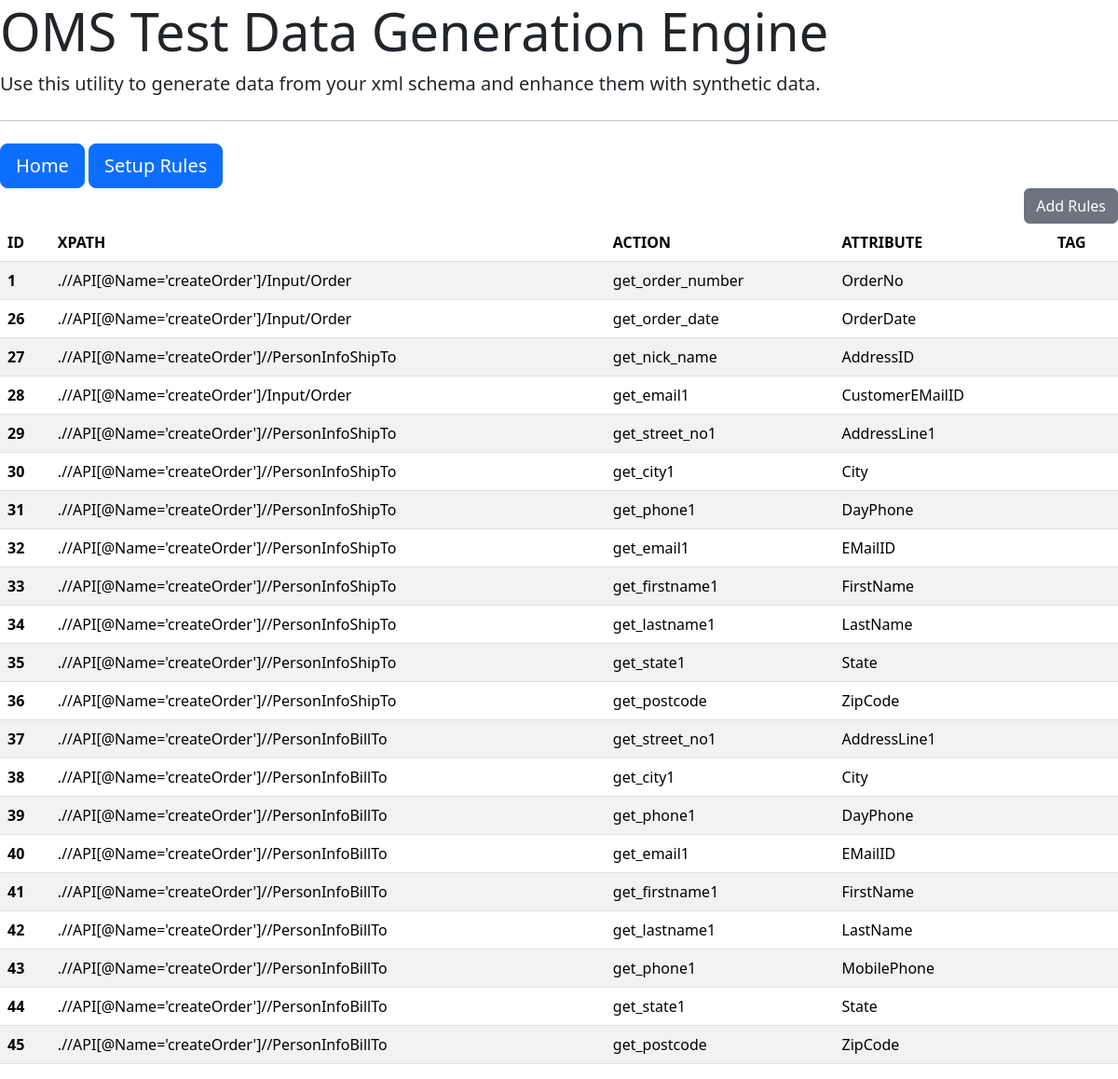
The app's page /rules with its own data.
### tables this page shows
CREATE TABLE rules_table 
(id INTEGER PRIMARY KEY AUTOINCREMENT,
xpath TEXT,
action TEXT,
attribute TEXT,
tag TEXT
);

### app.py (the view)
@app.route("/rules", methods=["GET", "POST"])
def rules():
    rules_data = query_db()
    return render_template("rules.html", rules_data=rules_data)

### app.py (called while the page is built)
def query_db():
    connie = sqlite3.connect(db_locale)
    c = connie.cursor()
    c.execute("""
    SELECT * FROM rules_table
    """)
    r_data = c.fetchall()
    return r_data

### templates/rules.html
{% extends "base.html" %}
{% block content %}
<div class="d-grid gap-2 d-md-flex justify-content-md-end">
     <a class="btn btn-secondary" href="{{url_for('add_rules')}}" role="button">Add Rules</a>
</div>
<table class="table table-striped">
    <thead>
    <tr>
        <th scope="col">ID</th>
        <th scope="col">XPATH</th>
        <th scope="col">ACTION</th>
        <th scope="col">ATTRIBUTE</th>
        <th scope="col">TAG</th>
    </tr>
    </thead>
    <tbody>
    {% for r in rules_data %}
    <tr>
        <th scope="row">{{ r[0] }}</th>
        <td>{{ r[1] }}</td>
        <td>{{ r[2] }}</td>
        <td>{{ r[3] }}</td>
        <td>{{ r[4] }}</td>
    </tr>
    {% endfor %}
    </tbody>
</table>
{% endblock %}

### templates/base.html (shortened to what this page needs)
<!doctype html>
<html lang="en">
<head>
    <link href="https://cdn.jsdelivr.net/npm/bootstrap@5.3.2/dist/css/bootstrap.min.css" rel="stylesheet"
>
</head>
<body>
<div class="jumbotron">
    <h1 class="display-4">OMS Test Data Generation Engine</h1>
    <p class="lead">Use this utility to generate data from your xml schema and enhance them with synthetic data.</p>
    <hr class="my-4">
    <a class="btn btn-primary btn-lg" href="{{url_for('home')}}" role="button">Home</a>
    <a class="btn btn-primary btn-lg" href="{{url_for('rules')}}" role="button">Setup Rules</a>
</div>
<main>
    {% block content %}
    {% endblock %}
</main>
</body>
</html>

### records on screen
rules_table: id "1", xpath ".//API[@Name='createOrder']/Input/Order", action "get_order_number", attribute "OrderNo"
rules_table: id "26", xpath ".//API[@Name='createOrder']/Input/Order", action "get_order_date", attribute "OrderDate"
rules_table: id "27", xpath ".//API[@Name='createOrder']//PersonInfoShipTo", action "get_nick_name", attribute "AddressID"
rules_table: id "28", xpath ".//API[@Name='createOrder']/Input/Order", action "get_email1", attribute "CustomerEMailID"
rules_table: id "29", xpath ".//API[@Name='createOrder']//PersonInfoShipTo", action "get_street_no1", attribute "AddressLine1"
rules_table: id "30", xpath ".//API[@Name='createOrder']//PersonInfoShipTo", action "get_city1", attribute "City"
rules_table: id "31", xpath ".//API[@Name='createOrder']//PersonInfoShipTo", action "get_phone1", attribute "DayPhone"
rules_table: id "32", xpath ".//API[@Name='createOrder']//PersonInfoShipTo", action "get_email1", attribute "EMailID"
rules_table: id "33", xpath ".//API[@Name='createOrder']//PersonInfoShipTo", action "get_firstname1", attribute "FirstName"
rules_table: id "34", xpath ".//API[@Name='createOrder']//PersonInfoShipTo", action "get_lastname1", attribute "LastName"
rules_table: id "35", xpath ".//API[@Name='createOrder']//PersonInfoShipTo", action "get_state1", attribute "State"
rules_table: id "36", xpath ".//API[@Name='createOrder']//PersonInfoShipTo", action "get_postcode", attribute "ZipCode"
rules_table: id "37", xpath ".//API[@Name='createOrder']//PersonInfoBillTo", action "get_street_no1", attribute "AddressLine1"
rules_table: id "38", xpath ".//API[@Name='createOrder']//PersonInfoBillTo", action "get_city1", attribute "City"
rules_table: id "39", xpath ".//API[@Name='createOrder']//PersonInfoBillTo", action "get_phone1", attribute "DayPhone"
rules_table: id "40", xpath ".//API[@Name='createOrder']//PersonInfoBillTo", action "get_email1", attribute "EMailID"
rules_table: id "41", xpath ".//API[@Name='createOrder']//PersonInfoBillTo", action "get_firstname1", attribute "FirstName"
rules_table: id "42", xpath ".//API[@Name='createOrder']//PersonInfoBillTo", action "get_lastname1", attribute "LastName"
rules_table: id "43", xpath ".//API[@Name='createOrder']//PersonInfoBillTo", action "get_phone1", attribute "MobilePhone"
rules_table: id "44", xpath ".//API[@Name='createOrder']//PersonInfoBillTo", action "get_state1", attribute "State"
rules_table: id "45", xpath ".//API[@Name='createOrder']//PersonInfoBillTo", action "get_postcode", attribute "ZipCode"
